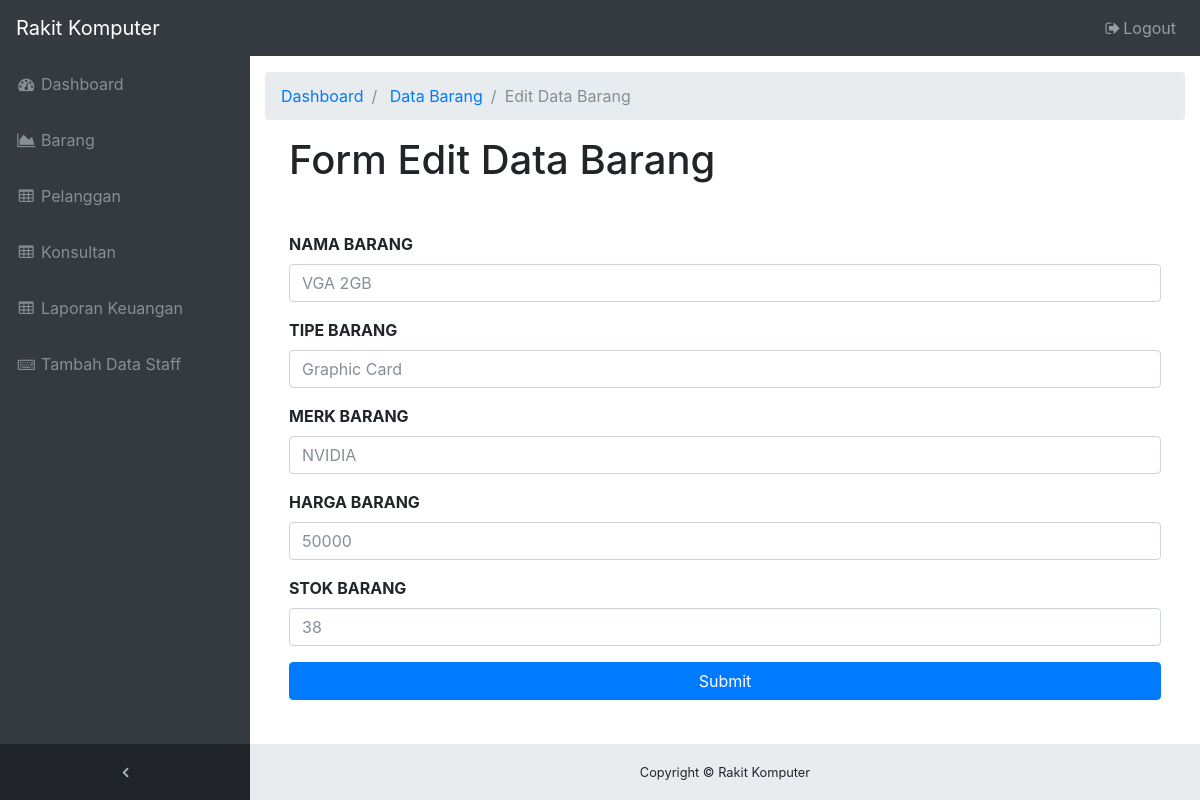
Screenshot of /index.php/AdminController/editBarang/1 with the database file from the repository.
### tables this page shows
CREATE TABLE `barang` (
  `id_barang` int(3) NOT NULL,
  `nama_barang` varchar(100) NOT NULL,
  `tipe_barang` varchar(50) NOT NULL,
  `merk_barang` varchar(100) NOT NULL,
  `harga_barang` varchar(100) NOT NULL,
  `stok_barang` int(4) NOT NULL
);

### application/controllers/AdminController.php (called while the page is built, shortened)
<?php
class AdminController extends CI_Controller {
	function __construct()
    {
		$this->load->model('barang_model','barang');
		$this->load->model('pelanggan_model','pelanggan');
		$this->load->model('user_model', 'user');
		$this->load->model('konsultan_model','konsultan');
		$this->load->model('pesanan_model','pesanan');
		$this->load->model("laporan_model","laporan");
        $this->load->helper('url');
    }
	public function editBarang($id){
		$data['main_content'] = 'admin/editBarang';
		$data['data_barang'] = $this->barang->getData($id);
		$this->load->view('template/adminTemplate',$data);
	}
}

### index.php (called while the page is built, shortened)
<?php
require_once BASEPATH.'core/CodeIgniter.php';

### application/models/barang_model.php (called while the page is built, shortened)
<?php
class barang_model extends CI_Model{
    public function getData($id){
        $this->db->where('id_barang',$id);
        return $this->db->get('barang')->result_array();
    }
}
?>

### application/views/admin/editBarang.php (the view, shortened to what this page needs)
<div class="content-wrapper">
  <div class="container-fluid">
    <ol class="breadcrumb">
      <li class="breadcrumb-item">
        <a href="<?= site_url('index_admin')?>">Dashboard</a>
      </li>
      <li class="breadcrumb-item">
          <a href="<?= site_url('data_barang')?>">Data Barang</a>
      </li>
      <li class="breadcrumb-item active">Edit Data Barang</li>
    </ol>
    <div class="ml-4 mr-4">
      <h1 class="mb-5">Form Edit Data Barang</h1>
      <form action="<?= site_url('edit_barang')?>" method="post">
          <?php foreach($data_barang as $db) : ?>
          <div class="form-group">
              <label for="namabarang" style="font-weight:bold">NAMA BARANG</label>
              <input type="text" class="form-control" name="namabarang" id="namabarang" placeholder="<?= $db['nama_barang']?>" required>
          </div>
          <div class="form-group">
              <label for="tipebarang" style="font-weight:bold">TIPE BARANG</label>
              <input type="text" class="form-control" name="tipebarang" id="tipebarang" placeholder="<?= $db['tipe_barang']?>" required>
          </div>
          <div class="form-group">
              <label for="merkbarang" style="font-weight:bold">MERK BARANG</label>
              <input type="text" class="form-control" name="merkbarang" id="merkbarang" placeholder="<?= $db['merk_barang']?>" required>
          </div>
          <div class="form-group">
              <label for="hargabarang" style="font-weight:bold">HARGA BARANG</label>
              <input type="text" class="form-control" name="hargabarang" id="hargabarang" placeholder="<?= $db['harga_barang']?>" required>
          </div>
          <div class="form-group">
              <label for="stokbarang" style="font-weight:bold">STOK BARANG</label>
              <input type="text" class="form-control" name="stokbarang" id="stokbarang" placeholder="<?= $db['stok_barang']?>" required>
          </div>
          <button type="submit" class="btn btn-primary mb-3" style="width:100%">Submit</button>
      </form>
      <?php endforeach; ?>
    </div>
  </div>

### assets/css/sb-admin.css (style rules this page uses)
html { position: relative; min-height: 100%; }
body { overflow-x: hidden; }
body.sticky-footer { margin-bottom: 56px; }
body.sticky-footer .content-wrapper { min-height: calc(100vh - 56px - 56px); }
body.fixed-nav { padding-top: 56px; }
.content-wrapper { min-height: calc(100vh - 56px); padding-top: 1rem; }
.content-wrapper { overflow-x: hidden; background: white; }
@media (min-width: 992px) { .content-wrapper { margin-left: 250px; } }

### rows the page displays
barang: namabarang "VGA 2GB", tipebarang "Graphic Card", merkbarang "NVIDIA", hargabarang "50000", stokbarang "38"
